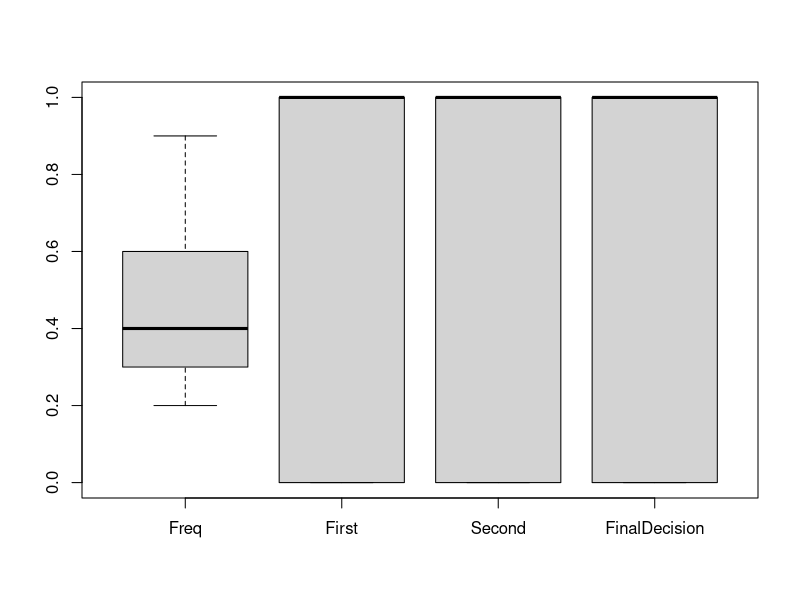
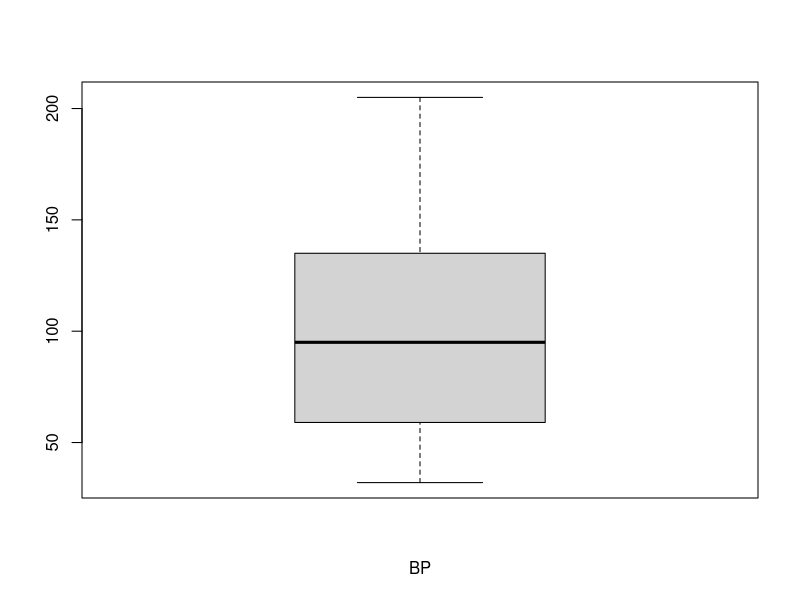
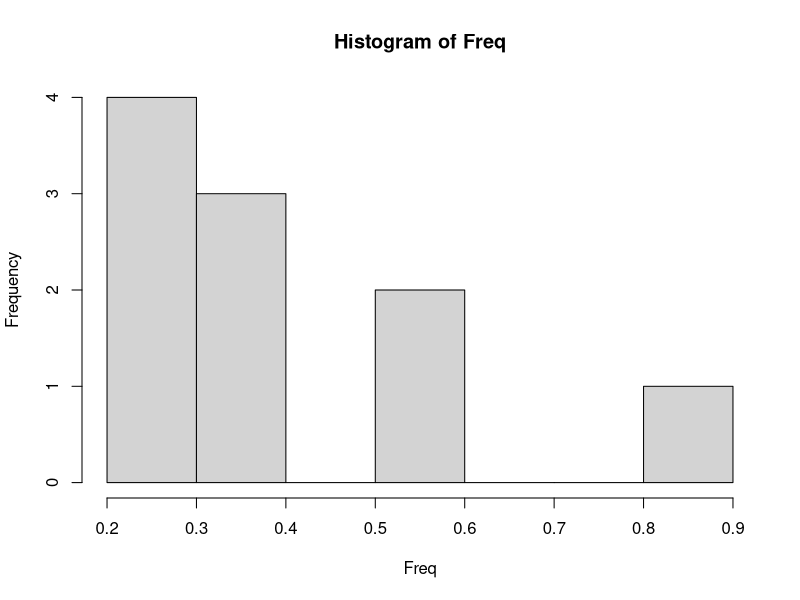
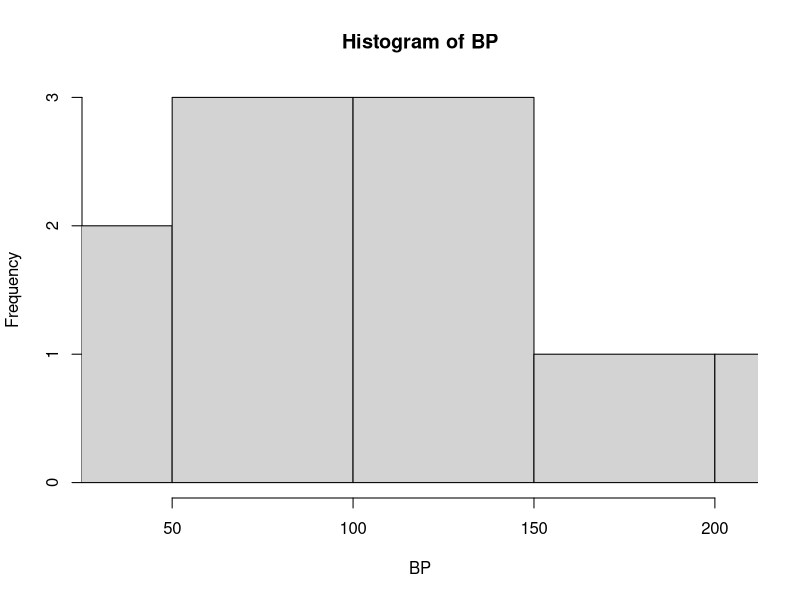
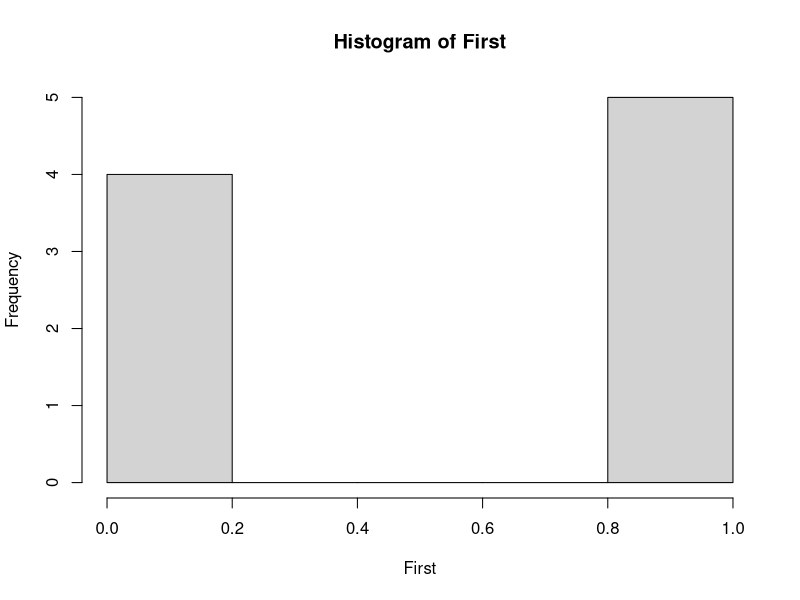
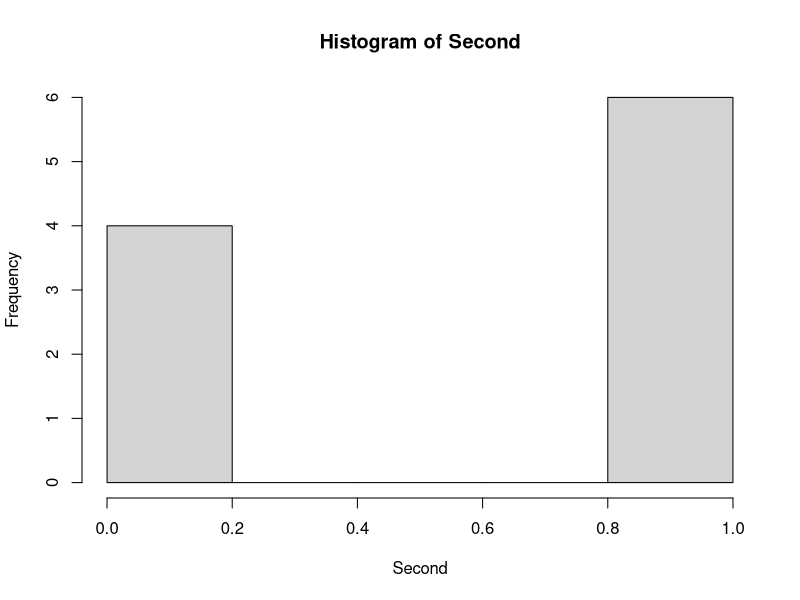
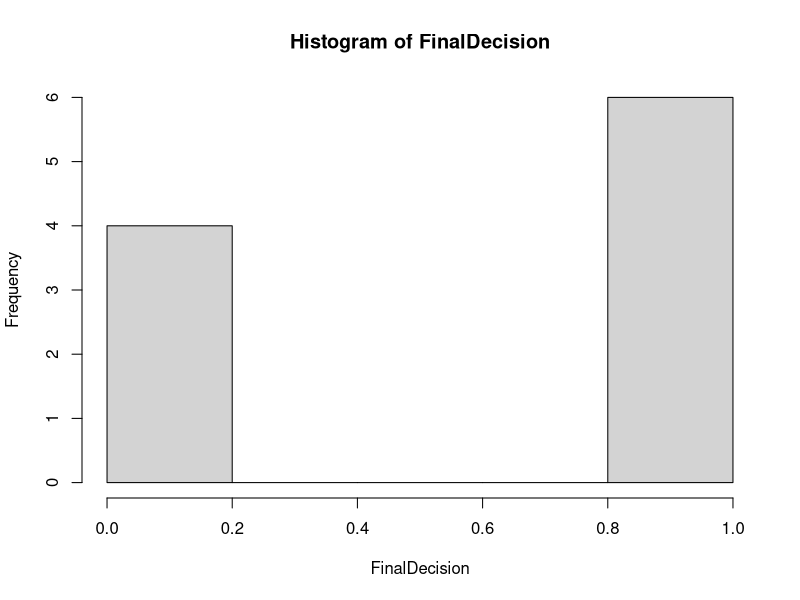

Write R code to recreate these figures, in order.
## ---- chunk 1
knitr::opts_chunk$set(echo = TRUE)
## ---- chunk 2

Freq <- c(0.6,0.3,0.4,0.4,0.2,0.6,0.3,0.4,0.9,0.2)
BP <- c(103,87,32,42,59,109,78,205,135,176)
First <- c(1,1,1,1,0,0,0,0,NA,1)
Second <- c(0,0,1,1,0,0,1,1,1,1)
FinalDecision <- c(0,1,0,1,0,1,0,1,1,1)

patients <- data.frame(Freq,BP,First,Second,FinalDecision)
str(patients)


## ---- chunk 3
boxplot(Freq, First, Second, FinalDecision, data = patients, names = c("Freq", "First", "Second", "FinalDecision"))

#BP is on a different scale from the other values, so here that is as a separate boxplot
boxplot(BP, data = patients, xlab = "BP")

hist(Freq, data = patients)
hist(BP, data = patients, xlim = range(BP))
hist(First, data = patients)
hist(Second, data = patients)
hist(FinalDecision, data = patients)


